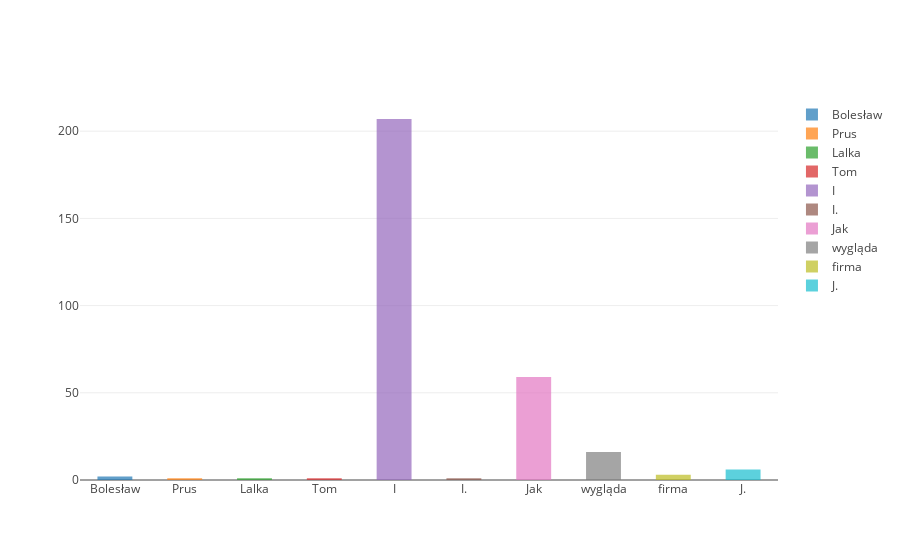

Notebook code cell kept with this figure:
### Code cell
py.init_notebook_mode(connected=True)
py.iplot(fig)

### Figure 1 — Plotly figure (JSON) as saved in the notebook; plotly's stock layout.template omitted (floating-point values rounded to 4 significant figures)
{"data": [{"name": "Bolesław", "opacity": 0.7, "type": "bar", "width": 0.5, "x": ["Bolesław"], "y": [2]}, {"name": "Prus", "opacity": 0.7, "type": "bar", "width": 0.5, "x": ["Prus"], "y": [1]}, {"name": "Lalka", "opacity": 0.7, "type": "bar", "width": 0.5, "x": ["Lalka"], "y": [1]}, {"name": "Tom", "opacity": 0.7, "type": "bar", "width": 0.5, "x": ["Tom"], "y": [1]}, {"name": "I", "opacity": 0.7, "type": "bar", "width": 0.5, "x": ["I"], "y": [207]}, {"name": "I.", "opacity": 0.7, "type": "bar", "width": 0.5, "x": ["I."], "y": [1]}, {"name": "Jak", "opacity": 0.7, "type": "bar", "width": 0.5, "x": ["Jak"], "y": [59]}, {"name": "wygląda", "opacity": 0.7, "type": "bar", "width": 0.5, "x": ["wygląda"], "y": [16]}, {"name": "firma", "opacity": 0.7, "type": "bar", "width": 0.5, "x": ["firma"], "y": [3]}, {"name": "J.", "opacity": 0.7, "type": "bar", "width": 0.5, "x": ["J."], "y": [6]}], "layout": {}}
